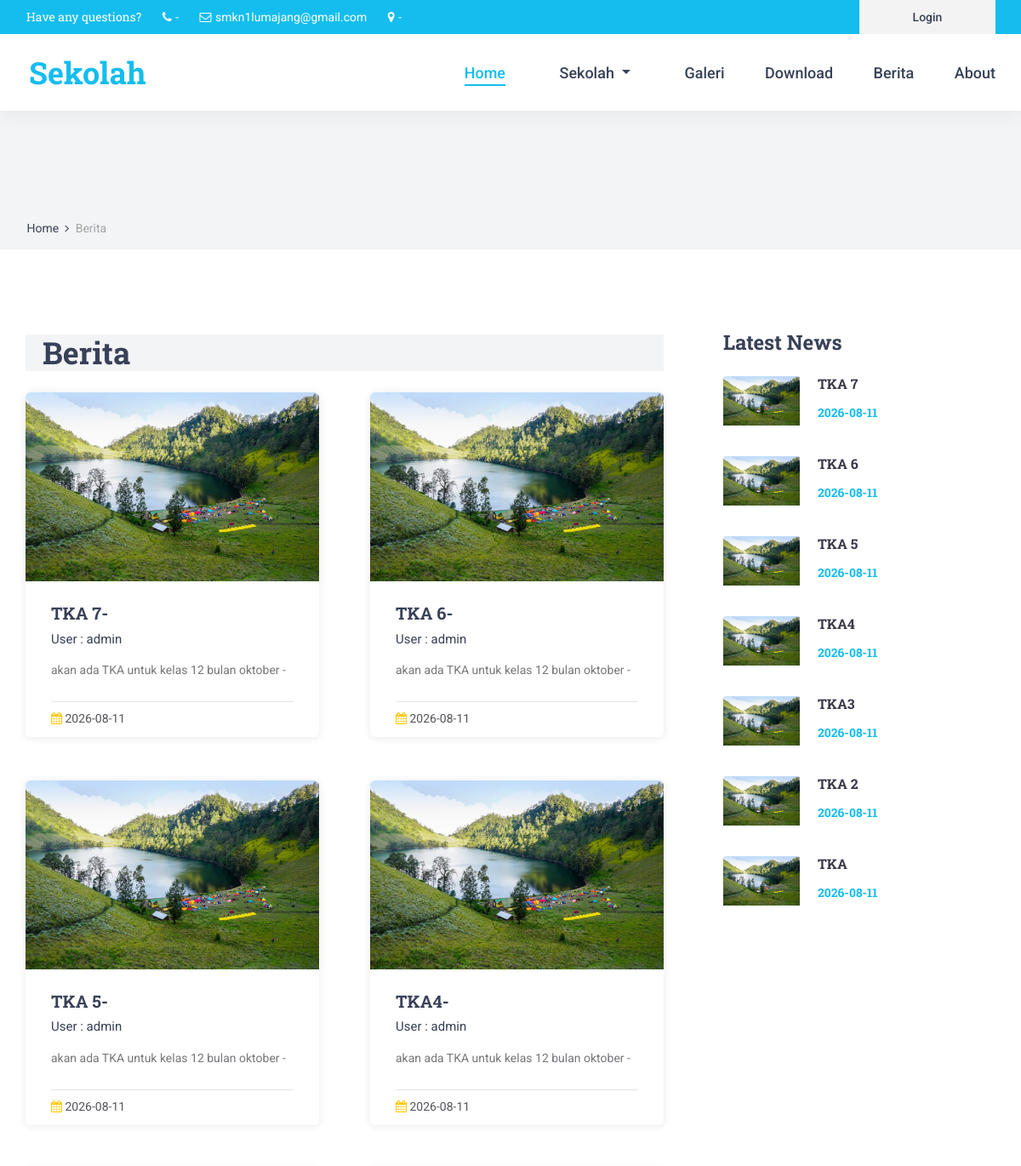
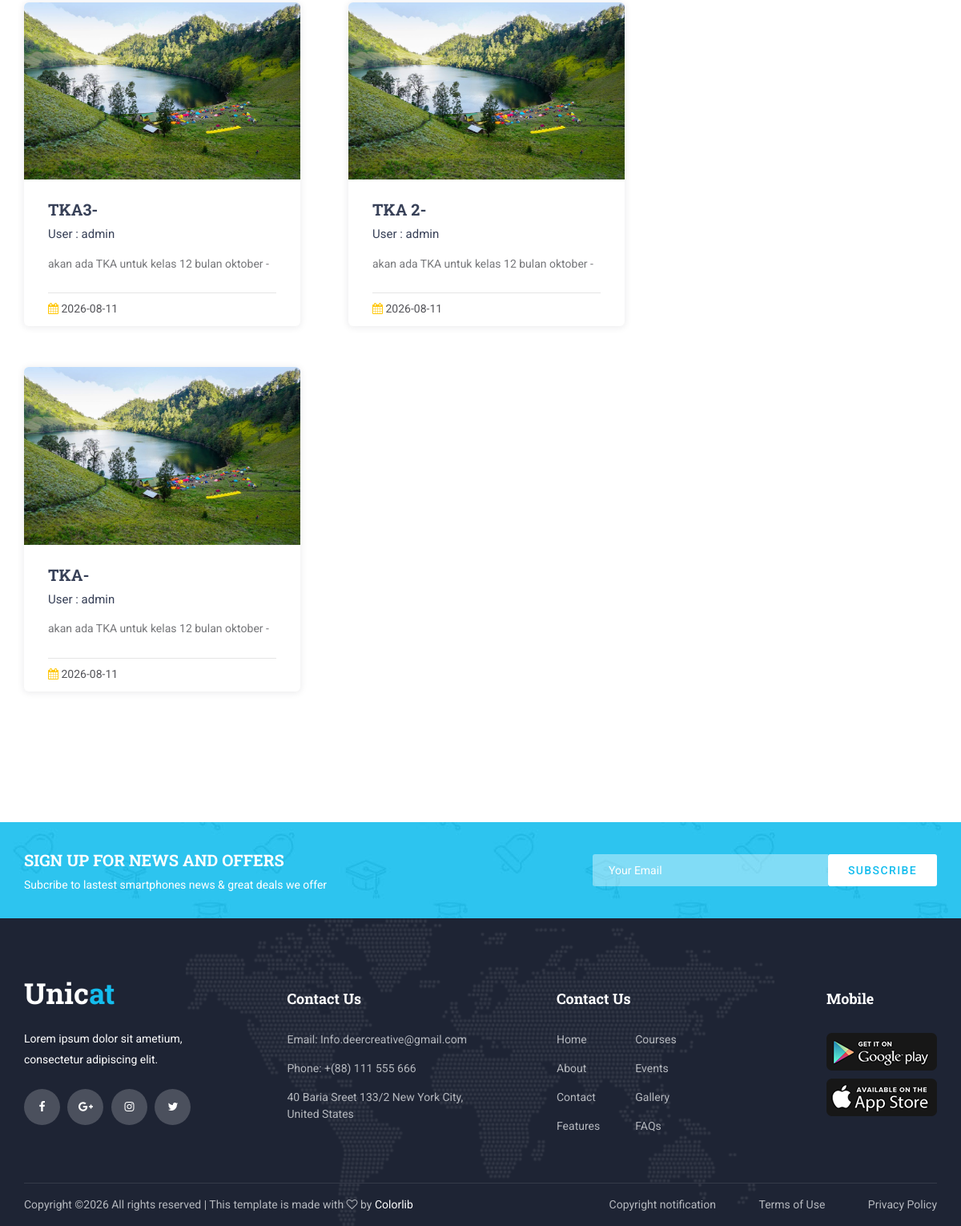
The app's page /index.php/home/berita with its own data (2 pictures, top to bottom).
### tables this page shows
CREATE TABLE `tbl_berita` (
  `id_berita` int NOT NULL,
  `judul_berita` varchar(255) DEFAULT NULL,
  `slug_berita` varchar(255) DEFAULT NULL,
  `isi_berita` text,
  `gambar_berita` text,
  `tgl_berita` date NOT NULL,
  `id_user` int DEFAULT NULL
);

CREATE TABLE `tbl_user` (
  `id_user` int NOT NULL,
  `nama_user` varchar(25) DEFAULT NULL,
  `username` varchar(25) DEFAULT NULL,
  `password` varchar(25) DEFAULT NULL,
  `id_role` int DEFAULT NULL,
  `id_jabatan` int NOT NULL
);

### application/views/layout/v_content.php (called while the page is built)
<?php
if ($isi) {
    $this->load->view($isi);
}

### application/views/layout/v_wrapper.php (called while the page is built)
<?php
require_once ('v_head.php');
require_once ('v_header.php');
require_once ('v_nav.php');
require_once ('v_content.php');
require_once ('v_footer.php');

### application/controllers/home.php (called while the page is built, shortened)
<?php
class Home extends CI_Controller
{
    public function __construct()
    {
        $this->load->model('m_home');
        $this->load->model('m_guru');
        $this->load->model('m_setting');
    }
    public function berita()
    {
        $this->load->library('pagination');
        $config['base_url'] = base_url('home/berita');
        $config['total_rows'] = $this->m_home->total_berita();
        $config['per_page'] = 8;
        $config['uri_segment'] = 3;
        $limit = $config['per_page'];
        $start = ($this->uri->segment(3)) ? $this->uri->segment(3) : 0;
        $config['first_link'] = 'First';
        $config['last_link']  = 'Last';
        $config['next_link']  = 'Next';
        $config['prev_link']  = 'Prev';
        $config['full_tag_open']  = '<div class="pagination_container d-flex flex-row align-items-center justify-content-start"><ul class="pagination_list">';
        $config['num_tag_open']   = '<li>';
        $config['num_tag_close']  = '</li>';
        $config['cur_tag_open']   = '<li class="active"><a>';
        $config['cur_tag_close']   = '</a></li>';
        $config['next_tag_open']  = '<li>';
        $config['next_tag_close'] = '</li>';
        $config['prev_tag_open']  = '<li>';
        $config['prev_tag_close'] = '</li>';
        $config['first_tag_open'] = '<li>';
        $config['first_tag_close'] = '</li>';
        $config['last_tag_open']  = '<li>';
        $config['last_tag_close'] = '</li>';
        $config['full_tag_close'] = '</ul></div>';
        $this->pagination->initialize($config);
        $data = array(
            'pagination' => $this->pagination->create_links(),
            'latest_berita' => $this->m_home->latest_berita(),
            'title'      => 'Berita',
            'berita'     => $this->m_home->berita($limit, $start),
            'isi'        => 'v_berita'
        );
        $this->load->view('layout/v_wrapper',$data,FALSE);
    }
}

### index.php (called while the page is built, shortened)
<?php
require_once BASEPATH.'core/CodeIgniter.php';

### application/models/m_home.php (called while the page is built, shortened)
<?php
class m_home extends CI_Model {
    public function berita($limit, $start)
    {
        $this->db->select('*');
        $this->db->from('tbl_berita');
        $this->db->join('tbl_user', 'tbl_user.id_user = tbl_berita.id_user', 'left');
        $this->db->order_by('id_berita', 'desc');
        $this->db->limit($limit, $start);
        return $this->db->get()->result();
    }
    public function total_berita()
    {
        $this->db->select('*');
        $this->db->from('tbl_berita');
        $this->db->join('tbl_user', 'tbl_user.id_user = tbl_berita.id_user', 'left');
        return $this->db->get()->num_rows();
    }
    public function latest_berita()
    {
        $this->db->select('*');
        $this->db->from('tbl_berita');
        $this->db->join('tbl_user', 'tbl_user.id_user = tbl_berita.id_user', 'left');
        $this->db->order_by('id_berita', 'desc');
        $this->db->limit(10);
        return $this->db->get()->result();
    }
}

### application/config/config.php (called while the page is built, shortened)
<?php
$config['base_url'] = 'http://localhost/sekolah/';
$config['index_page'] = '';
$config['uri_protocol']	= 'REQUEST_URI';
$config['url_suffix'] = '';
$config['language']	= 'english';
$config['charset'] = 'UTF-8';
$config['enable_hooks'] = FALSE;
$config['subclass_prefix'] = 'MY_';
$config['composer_autoload'] = FALSE;
$config['permitted_uri_chars'] = 'a-z 0-9~%.:_\-';
$config['enable_query_strings'] = FALSE;
$config['controller_trigger'] = 'c';
$config['function_trigger'] = 'm';
$config['directory_trigger'] = 'd';
$config['allow_get_array'] = TRUE;
$config['log_threshold'] = 0;
$config['log_path'] = '';
$config['log_file_extension'] = '';
$config['log_file_permissions'] = 0644;
$config['log_date_format'] = 'Y-m-d H:i:s';
$config['error_views_path'] = '';
$config['cache_path'] = '';
$config['cache_query_string'] = FALSE;
$config['encryption_key'] = '';
$config['sess_driver'] = 'files';
$config['sess_cookie_name'] = 'ci_session';
$config['sess_samesite'] = 'Lax';
$config['sess_expiration'] = 7200;
$config['sess_save_path'] = NULL;
$config['sess_match_ip'] = FALSE;
$config['sess_time_to_update'] = 300;
$config['sess_regenerate_destroy'] = FALSE;
$config['cookie_prefix']	= '';
$config['cookie_domain']	= '';
$config['cookie_path']		= '/';
$config['cookie_secure']	= FALSE;
$config['cookie_httponly'] 	= FALSE;
$config['cookie_samesite'] 	= 'Lax';
$config['standardize_newlines'] = FALSE;
$config['global_xss_filtering'] = FALSE;
$config['csrf_protection'] = FALSE;
$config['csrf_token_name'] = 'csrf_test_name';
$config['csrf_cookie_name'] = 'csrf_cookie_name';
$config['csrf_expire'] = 7200;
$config['csrf_regenerate'] = TRUE;
$config['csrf_exclude_uris'] = array();
$config['compress_output'] = FALSE;
$config['time_reference'] = 'local';
$config['rewrite_short_tags'] = FALSE;
$config['proxy_ips'] = '';

### application/views/v_berita.php (the view, shortened to what this page needs)
<div class="home">
	<div class="breadcrumbs_container">
		<div class="container">
			<div class="row">
				<div class="col">
					<div class="breadcrumbs">
						<ul>
							<li><a href="<?=base_url()?>">Home</a></li>
							<li>Berita</li>
						</ul>
					</div>
				</div>
			</div>
		</div>
	</div>
</div>
<div class="courses">
	<div class="container">
		<div class="row">
			<div class="col-lg-8">
				<div class="courses_search_container">
					<h2>Berita</h2>
				</div>
				<div class="courses_container">
					<div class="row courses_row">
                           <?php foreach ($berita as $key => $value) { ?>
						<div class="col-lg-6 course_col">
							<div class="course">
								<div class="course_image"><img src="<?= base_url('gambar_berita/'.$value->gambar_berita) ?>" style="width: 100%;"></div>
								<div class="course_body">
									<h3 class="course_title"><a href="<?= base_url('home/detail_berita/'.$value->slug_berita) ?>"><?= substr($value->judul_berita, 0, 50) ?>-</a></h3>
									<div class="course_teacher">User : <?= $value->nama_user ?></div>
									<div class="course_text">
										<p><?= substr(strip_tags($value->isi_berita), 0, 100) ?>-</p>
									</div>
								</div>
								<div class="course_footer">
									<div class="course_footer_content d-flex flex-row align-items-center justify-content-start">
										<div class="course_info">
											<i class="fa fa-calendar" aria-hidden="true"> </i>
											<span><?=  $value->tgl_berita ?></span>
										</div>
									</div>
								</div>
							</div>
						</div>
                           <?php } ?>
					</div>
					<div class="row pagination_row">
						<div class="col">
						</div>
					</div>
				</div>
			</div>
			<div class="col-lg-4">
				<div class="sidebar">
					<div class="sidebar_section">
						<div class="sidebar_section_title">Latest News</div>
						<div class="sidebar_latest">
							<?php foreach ($latest_berita as $key => $value) { ?>
							<div class="latest d-flex flex-row align-items-start justify-content-start">
								<div class="latest_image"><div><img src="<?= base_url('gambar_berita/'.$value->gambar_berita) ?>" alt=""></div></div>
								<div class="latest_content">
									<div class="latest_title"><a href="<?= base_url('home/detail_berita/'.$value->slug_berita) ?>"><?= $value->judul_berita ?></a></div>
									<div class="latest_price"><?= $value->tgl_berita ?></div>
								</div>
							</div>
							<?php } ?>
						</div>
					</div>
				</div>
			</div>
		</div>
	</div>
</div>
<div class="newsletter">
	<div class="newsletter_background" style="background-image:url(<?=base_url()?>template/front-end/images/newsletter_background.jpg)"></div>
	<div class="container">
		<div class="row">
			<div class="col">
				<div class="newsletter_container d-flex flex-lg-row flex-column align-items-center justify-content-start">
					<div class="newsletter_content text-lg-left text-center">
						<div class="newsletter_title">sign up for news and offers</div>
						<div class="newsletter_subtitle">Subcribe to lastest smartphones news & great deals we offer</div>
					</div>
					<div class="newsletter_form_container ml-lg-auto">
						<form action="#" id="newsletter_form" class="newsletter_form d-flex flex-row align-items-center justify-content-center">
							<input type="email" class="newsletter_input" placeholder="Your Email" required="required">
							<button type="submit" class="newsletter_button">subscribe</button>
						</form>
					</div>
				</div>
			</div>
		</div>
	</div>
</div>

### records on screen
tbl_berita: gambar_berita (picture), judul_berita "TKA 7", id_user.nama_user "admin", isi_berita "akan ada TKA untuk kelas 12 bulan oktober", tgl_berita "2026-08-11"
tbl_berita: gambar_berita (picture), judul_berita "TKA 6", id_user.nama_user "admin", isi_berita "akan ada TKA untuk kelas 12 bulan oktober", tgl_berita "2026-08-11"
tbl_berita: gambar_berita (picture), judul_berita "TKA 5", id_user.nama_user "admin", isi_berita "akan ada TKA untuk kelas 12 bulan oktober", tgl_berita "2026-08-11"
tbl_berita: gambar_berita (picture), judul_berita "TKA4", id_user.nama_user "admin", isi_berita "akan ada TKA untuk kelas 12 bulan oktober", tgl_berita "2026-08-11"
tbl_berita: gambar_berita (picture), judul_berita "TKA3", id_user.nama_user "admin", isi_berita "akan ada TKA untuk kelas 12 bulan oktober", tgl_berita "2026-08-11"
tbl_berita: gambar_berita (picture), judul_berita "TKA 2", id_user.nama_user "admin", isi_berita "akan ada TKA untuk kelas 12 bulan oktober", tgl_berita "2026-08-11"
tbl_berita: gambar_berita (picture), judul_berita "TKA", id_user.nama_user "admin", isi_berita "akan ada TKA untuk kelas 12 bulan oktober", tgl_berita "2026-08-11"
